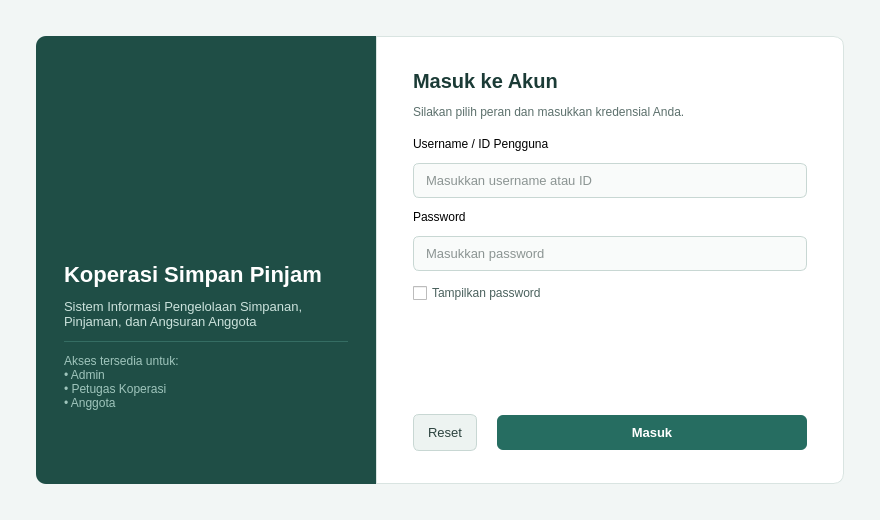
<?xml version="1.0" encoding="UTF-8"?>
<ui version="4.0">
 <class>LoginWindow</class>
 <widget class="QWidget" name="LoginWindow">
  <property name="geometry">
   <rect>
    <x>0</x>
    <y>0</y>
    <width>880</width>
    <height>520</height>
   </rect>
  </property>
  <property name="minimumSize">
   <size>
    <width>760</width>
    <height>460</height>
   </size>
  </property>
  <property name="windowTitle">
   <string>Login - Sistem Informasi Koperasi Simpan Pinjam</string>
  </property>
  <property name="styleSheet">
   <string notr="true">QWidget#LoginWindow {
    background-color: #F2F6F5;
    font-family: &quot;Segoe UI&quot;, &quot;Helvetica Neue&quot;, Arial, sans-serif;
    color: #1E2D2B;
}

QFrame#frameBrand {
    background-color: #1F4E46;
    border-top-left-radius: 10px;
    border-bottom-left-radius: 10px;
}

QLabel#lblBrandTitle {
    color: #FFFFFF;
    font-size: 22px;
    font-weight: bold;
}

QLabel#lblBrandSubtitle {
    color: #CBE2DC;
    font-size: 13px;
}

QLabel#lblBrandNote {
    color: #9FC5BC;
    font-size: 12px;
}

QFrame#frameForm {
    background-color: #FFFFFF;
    border: 1px solid #D9E4E1;
    border-top-right-radius: 10px;
    border-bottom-right-radius: 10px;
}

QLabel#lblLoginHeader {
    color: #1B3B36;
    font-size: 20px;
    font-weight: bold;
}

QLabel#lblLoginSub {
    color: #5C706C;
    font-size: 12px;
}

QLabel.fieldLabel {
    color: #2B423E;
    font-size: 12px;
    font-weight: bold;
}

QLineEdit, QComboBox {
    background-color: #F9FBFA;
    border: 1px solid #C8D7D3;
    border-radius: 6px;
    padding: 8px 10px;
    font-size: 13px;
    color: #1E2D2B;
}

QLineEdit:focus, QComboBox:focus {
    border: 1px solid #2A7B6F;
    background-color: #FFFFFF;
}

QComboBox::drop-down {
    border: none;
    width: 26px;
}

QCheckBox {
    color: #4A615D;
    font-size: 12px;
}

QLabel#lblError {
    color: #B91C1C;
    font-size: 12px;
}

QPushButton#btnLogin {
    background-color: #266D61;
    color: #FFFFFF;
    border: none;
    border-radius: 6px;
    padding: 10px 16px;
    font-size: 13px;
    font-weight: bold;
}

QPushButton#btnLogin:hover {
    background-color: #1F5B51;
}

QPushButton#btnLogin:pressed {
    background-color: #194A42;
}

QPushButton#btnReset {
    background-color: #EDF3F1;
    color: #2B423E;
    border: 1px solid #C8D7D3;
    border-radius: 6px;
    padding: 10px 14px;
    font-size: 13px;
}

QPushButton#btnReset:hover {
    background-color: #E1ECE9;
}</string>
  </property>
  <layout class="QHBoxLayout" name="layoutMain">
   <property name="spacing">
    <number>0</number>
   </property>
   <property name="leftMargin">
    <number>36</number>
   </property>
   <property name="topMargin">
    <number>36</number>
   </property>
   <property name="rightMargin">
    <number>36</number>
   </property>
   <property name="bottomMargin">
    <number>36</number>
   </property>
   <item>
    <widget class="QFrame" name="frameBrand">
     <property name="minimumSize">
      <size>
       <width>300</width>
       <height>0</height>
      </size>
     </property>
     <property name="maximumSize">
      <size>
       <width>340</width>
       <height>16777215</height>
      </size>
     </property>
     <property name="frameShape">
      <enum>QFrame::NoFrame</enum>
     </property>
     <layout class="QVBoxLayout" name="layoutBrand">
      <property name="spacing">
       <number>12</number>
      </property>
      <property name="leftMargin">
       <number>28</number>
      </property>
      <property name="topMargin">
       <number>36</number>
      </property>
      <property name="rightMargin">
       <number>28</number>
      </property>
      <property name="bottomMargin">
       <number>32</number>
      </property>
      <item>
       <spacer name="spacerBrandTop">
        <property name="orientation">
         <enum>Qt::Vertical</enum>
        </property>
        <property name="sizeType">
         <enum>QSizePolicy::Fixed</enum>
        </property>
        <property name="sizeHint" stdset="0">
         <size>
          <width>20</width>
          <height>8</height>
         </size>
        </property>
       </spacer>
      </item>
      <item alignment="Qt::AlignHCenter">
       <widget class="QLabel" name="lblBrandLogo">
        <property name="minimumSize">
         <size>
          <width>170</width>
          <height>170</height>
         </size>
        </property>
        <property name="maximumSize">
         <size>
          <width>170</width>
          <height>170</height>
         </size>
        </property>
        <property name="text">
         <string/>
        </property>
        <property name="pixmap">
         <pixmap>images/logo.png</pixmap>
        </property>
        <property name="scaledContents">
         <bool>true</bool>
        </property>
        <property name="alignment">
         <set>Qt::AlignCenter</set>
        </property>
       </widget>
      </item>
      <item>
       <widget class="QLabel" name="lblBrandTitle">
        <property name="text">
         <string>Koperasi Simpan Pinjam</string>
        </property>
        <property name="wordWrap">
         <bool>true</bool>
        </property>
       </widget>
      </item>
      <item>
       <widget class="QLabel" name="lblBrandSubtitle">
        <property name="text">
         <string>Sistem Informasi Pengelolaan Simpanan, Pinjaman, dan Angsuran Anggota</string>
        </property>
        <property name="wordWrap">
         <bool>true</bool>
        </property>
       </widget>
      </item>
      <item>
       <widget class="Line" name="lineBrand">
        <property name="styleSheet">
         <string notr="true">background-color: #356D63; max-height: 1px; border: none;</string>
        </property>
        <property name="orientation">
         <enum>Qt::Horizontal</enum>
        </property>
       </widget>
      </item>
      <item>
       <widget class="QLabel" name="lblBrandNote">
        <property name="text">
         <string>Akses tersedia untuk:
• Admin
• Petugas Koperasi
• Anggota</string>
        </property>
        <property name="wordWrap">
         <bool>true</bool>
        </property>
       </widget>
      </item>
      <item>
       <spacer name="spacerBrandBottom">
        <property name="orientation">
         <enum>Qt::Vertical</enum>
        </property>
        <property name="sizeHint" stdset="0">
         <size>
          <width>20</width>
          <height>60</height>
         </size>
        </property>
       </spacer>
      </item>
     </layout>
    </widget>
   </item>
   <item>
    <widget class="QFrame" name="frameForm">
     <property name="frameShape">
      <enum>QFrame::NoFrame</enum>
     </property>
     <layout class="QVBoxLayout" name="layoutForm">
      <property name="spacing">
       <number>12</number>
      </property>
      <property name="leftMargin">
       <number>36</number>
      </property>
      <property name="topMargin">
       <number>32</number>
      </property>
      <property name="rightMargin">
       <number>36</number>
      </property>
      <property name="bottomMargin">
       <number>32</number>
      </property>
      <item>
       <widget class="QLabel" name="lblLoginHeader">
        <property name="text">
         <string>Masuk ke Akun</string>
        </property>
       </widget>
      </item>
      <item>
       <widget class="QLabel" name="lblLoginSub">
        <property name="text">
         <string>Silakan pilih peran dan masukkan kredensial Anda.</string>
        </property>
       </widget>
      </item>
      <item>
       <spacer name="spacerFormTop">
        <property name="orientation">
         <enum>Qt::Vertical</enum>
        </property>
        <property name="sizeType">
         <enum>QSizePolicy::Fixed</enum>
        </property>
        <property name="sizeHint" stdset="0">
         <size>
          <width>20</width>
          <height>6</height>
         </size>
        </property>
       </spacer>
      </item>
      <item>
       <widget class="QLabel" name="lblUsername">
        <property name="text">
         <string>Username / ID Pengguna</string>
        </property>
        <property name="class" stdset="0">
         <string>fieldLabel</string>
        </property>
       </widget>
      </item>
      <item>
       <widget class="QLineEdit" name="txtUsername">
        <property name="placeholderText">
         <string>Masukkan username atau ID</string>
        </property>
       </widget>
      </item>
      <item>
       <widget class="QLabel" name="lblPassword">
        <property name="text">
         <string>Password</string>
        </property>
        <property name="class" stdset="0">
         <string>fieldLabel</string>
        </property>
       </widget>
      </item>
      <item>
       <widget class="QLineEdit" name="txtPassword">
        <property name="echoMode">
         <enum>QLineEdit::Password</enum>
        </property>
        <property name="placeholderText">
         <string>Masukkan password</string>
        </property>
       </widget>
      </item>
      <item>
       <widget class="QCheckBox" name="chkShowPassword">
        <property name="text">
         <string>Tampilkan password</string>
        </property>
       </widget>
      </item>
      <item>
       <widget class="QLabel" name="lblError">
        <property name="text">
         <string/>
        </property>
        <property name="wordWrap">
         <bool>true</bool>
        </property>
       </widget>
      </item>
      <item>
       <spacer name="spacerFormBottom">
        <property name="orientation">
         <enum>Qt::Vertical</enum>
        </property>
        <property name="sizeHint" stdset="0">
         <size>
          <width>20</width>
          <height>10</height>
         </size>
        </property>
       </spacer>
      </item>
      <item>
       <layout class="QHBoxLayout" name="layoutButtons">
        <property name="spacing">
         <number>20</number>
        </property>
        <item>
         <widget class="QPushButton" name="btnReset">
          <property name="text">
           <string>Reset</string>
          </property>
         </widget>
        </item>
        <item>
         <widget class="QPushButton" name="btnLogin">
          <property name="sizePolicy">
           <sizepolicy hsizetype="Expanding" vsizetype="Fixed">
            <horstretch>0</horstretch>
            <verstretch>0</verstretch>
           </sizepolicy>
          </property>
          <property name="text">
           <string>Masuk</string>
          </property>
          <property name="default">
           <bool>true</bool>
          </property>
         </widget>
        </item>
       </layout>
      </item>
     </layout>
    </widget>
   </item>
  </layout>
 </widget>
 <tabstops>
  <tabstop>txtUsername</tabstop>
  <tabstop>txtPassword</tabstop>
  <tabstop>chkShowPassword</tabstop>
  <tabstop>btnReset</tabstop>
 </tabstops>
 <resources/>
 <connections/>
</ui>
